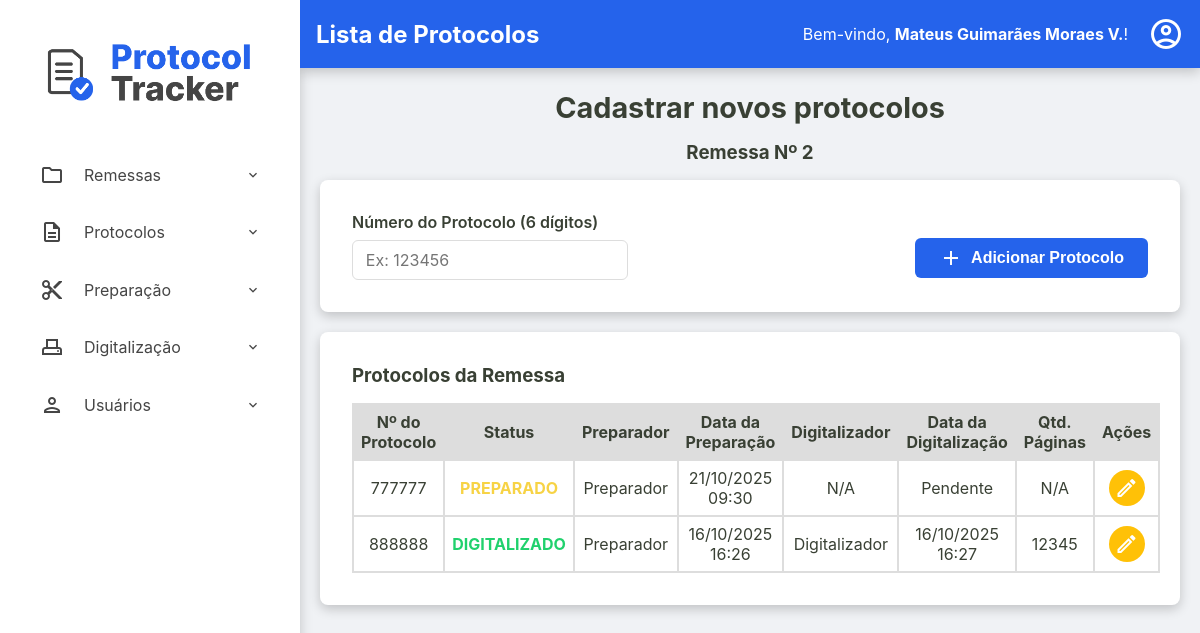
Before: /admin/remessas/protocolos?id=225e8e2f-121c-47b3-b249-c5a4c1f020b9 (signed in) with the older database file.
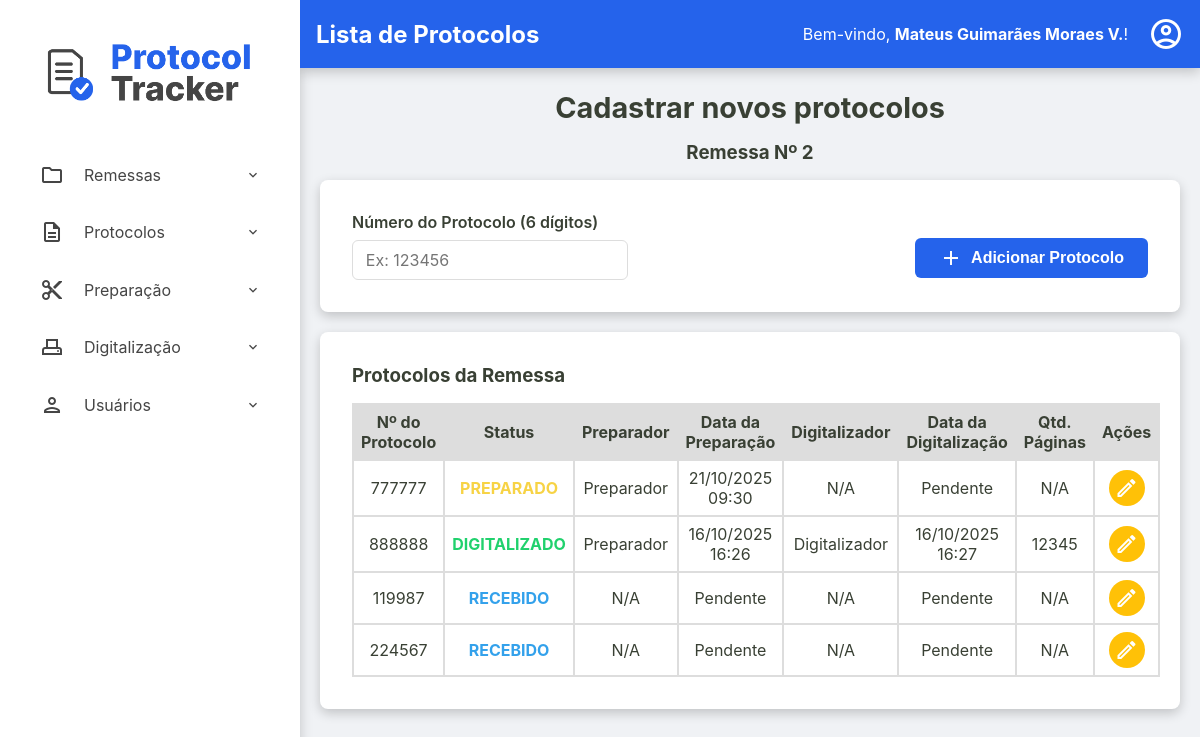
After: the same page with the newer database file.
### tables this page shows
CREATE TABLE protocolos (
    id TEXT PRIMARY KEY,
    id_remessa TEXT NOT NULL,
    numero_protocolo TEXT NOT NULL UNIQUE,
    data_preparacao TEXT NULL,
    id_preparador INTEGER NULL,
    data_digitalizacao TEXT NULL,
    id_digitalizador INTEGER NULL,
    status TEXT NOT NULL DEFAULT 'RECEBIDO',
    quantidade_paginas INTEGER NULL CHECK (quantidade_paginas >= 0),
    observacoes TEXT NULL,
    FOREIGN KEY (id_remessa) REFERENCES remessas (id),
    FOREIGN KEY (id_preparador) REFERENCES usuarios (id),
    FOREIGN KEY (id_digitalizador) REFERENCES usuarios (id)
  );

CREATE TABLE usuarios (
    id INTEGER PRIMARY KEY AUTOINCREMENT,
    nome TEXT NOT NULL,
    email TEXT NOT NULL UNIQUE,
    cpf TEXT NOT NULL UNIQUE,
    hash_senha TEXT NOT NULL,
    permissao TEXT NOT NULL,
    data_criacao TEXT NOT NULL DEFAULT CURRENT_TIMESTAMP,
    status INTEGER NOT NULL DEFAULT 1
  );

### src/Controller/Admin/RemessaController.php (called while the page is built, shortened)
<?php
class RemessaController
{
    public function exibirProtocolos(?string $id_remessa_param, ?string $erro = null)
    {
        try {
            $id_remessa = $id_remessa_param;
            $listaDePreparadores = $this->usuarioRepository->allByPermissao('preparador');
            $listaDeDigitalizadores = $this->usuarioRepository->allByPermissao('digitalizador');
            $listaProtocolos = $this->protocoloRepository->findByRemessa($id_remessa);
            require __DIR__ . '/../../../templates/admin/visualizar-protocolos.php';
        } catch (Exception $e) {
            $this->exibirRemessas($e->getMessage());
        }
    }
}

### src/Repository/ProtocoloRepository.php (called while the page is built, shortened)
<?php
class ProtocoloRepository implements ProtocoloRepositoryInterface
{
    private PDO $connection;
    public function __construct(PDO $connection)
    {
        $this->connection = $connection;
    }
    public function findByRemessa(string $id_remessa): array
    {
        $sqlQuery = "SELECT * FROM protocolos WHERE id_remessa = :id_remessa;";
        $stmt = $this->connection->prepare($sqlQuery);
        $stmt->bindValue(':id_remessa', $id_remessa);
        $stmt->execute();
        return $this->hidrataLista($stmt);
    }
    private function hidrataLista(PDOStatement $stmt): array
    {
        $listaDeProtocolos = [];
        while($dadosProtocolo = $stmt->fetch()){
            $listaDeProtocolos[] = Protocolo::fromArray($dadosProtocolo);
        }
        return $listaDeProtocolos;
    }
}

### src/Model/Protocolo.php (called while the page is built, shortened)
<?php
class Protocolo {
    public function getId(): ?string { return $this->id; }
    public function getNumeroProtocolo(): string { return $this->numero_protocolo; }
    public function getDataPreparacao(): ?DateTimeImmutable { return $this->data_preparacao; }
    public function getDataDigitalizacao(): ?DateTimeImmutable { return $this->data_digitalizacao; }
    public function getStatus(): string { return $this->status; }
    public function getQuantidadePaginas(): ?int { return $this->quantidade_paginas; }
    public static function fromArray(array $array): self
    {
        try {
            $data_preparacao = isset($array['data_preparacao']) ? new DateTimeImmutable($array['data_preparacao']) :  null;
            $data_digitalizacao = isset($array['data_digitalizacao']) ? new DateTimeImmutable($array['data_digitalizacao']) :  null;
        } catch (Exception $e) {
            throw new Exception("Falha ao criar data");
        }
        return new self(
            $array['id'],
            $array['id_remessa'],
            $array['numero_protocolo'],
            $data_preparacao,
            isset($array['id_preparador']) ? (int) $array['id_preparador'] : null,
            $data_digitalizacao,
            isset($array['id_digitalizador']) ? (int) $array['id_digitalizador'] : null,
            $array['status'],
            isset($array['quantidade_paginas']) ? (int) $array['quantidade_paginas'] : null,
            $array['observacoes'] ?? null,
        );
    }
}

### src/Repository/UsuarioRepository.php (called while the page is built, shortened)
<?php
class UsuarioRepository implements UsuarioRepositoryInterface
{
    private PDO $connection;
    public function __construct(PDO $connection)
    {
        $this->connection = $connection;
    }
    public function allByPermissao(string $permissao): array
    {
        $sqlQuery = "SELECT * FROM usuarios WHERE permissao = :permissao";
        $stmt = $this->connection->prepare($sqlQuery);
        $stmt->bindValue(':permissao', $permissao);
        $stmt->execute();
        return $this->hidrataLista($stmt);
    }
    private function hidrataLista(PDOStatement $stmt): array
    {
        $listaDeUsuarios = [];
        while($dadosUsuario = $stmt->fetch()){
            $listaDeUsuarios[] = Usuario::fromArray($dadosUsuario);
        }
        return $listaDeUsuarios;
    }
}

### src/Model/Usuario.php (called while the page is built, shortened)
<?php
class Usuario {
    public function getNome(): string { return $this->nome; }
    public static function fromArray(array $array): self
    {
        try {
            $data_criacao = isset($array['data_criacao']) ? new DateTimeImmutable($array['data_criacao']) : null;
        } catch (Exception $e) {
            throw new Exception("Falha ao criar data");
        }
        return new self(
            (int) $array['id'],
            $array['nome'],
            $array['email'],
            $array['cpf'],
            $array['hash_senha'],
            $array['permissao'],
            $data_criacao,
            (bool) $array['status']
        );
    }
}

### templates/admin/visualizar-protocolos.php (the view, shortened to what the changed rows need)
<?php require __DIR__ . '/../components/_header.php'; ?>
<h2>Cadastrar novos protocolos</h2>
<div class="container-principal-busca">
    <section class="listagem-container">
        <table id="tabela-protocolos" class="protocolos-table datatable-js">
            <thead>
                <tr>
                    <th>Nº do Protocolo</th>
                    <th>Status</th>
                    <th>Preparador</th>
                    <th>Data da Preparação</th>
                    <th>Digitalizador</th>
                    <th>Data da Digitalização</th>
                    <th>Qtd. Páginas</th>
                    <th class="acoes-header">Ações</th>
                </tr>
            </thead>
            <tbody>
                <?php
                    $fusoHorarioLocal = new DateTimeZone('America/Campo_Grande');
                ?>
                <?php foreach ($listaProtocolos as $protocolo): ?>
                    <tr>
                        <td><?= htmlspecialchars($protocolo->getNumeroProtocolo()) ?></td>
                        <td class="<?= htmlspecialchars($protocolo->getStatus()) ?>"><?= htmlspecialchars($protocolo->getStatus()) ?></td>
                        <td>
                            <?php
                                foreach ($listaDePreparadores as $preparador) {
                                    if($preparador->getId() === $protocolo->getIdPreparador()){
                                        $nomePreparador = $preparador->getNome();
                                        break;
                                    }
                                }
                                echo htmlspecialchars($nomePreparador ?? 'N/A');
                                $nomePreparador = 'N/A';
                            ?>
                        </td>
                        <td><?= $protocolo->getDataPreparacao() ? $protocolo->getDataPreparacao()->setTimezone($fusoHorarioLocal)->format('d/m/Y H:i') : 'Pendente' ?></td>
                        <td>
                            <?php
                                foreach ($listaDeDigitalizadores as $digitalizador) {
                                    if($digitalizador->getId() === $protocolo->getIdDigitalizador()){
                                        $nomeDigitalizador = $digitalizador->getNome();
                                        break;
                                    }
                                }
                                echo htmlspecialchars($nomeDigitalizador ?? 'N/A');
                                $nomeDigitalizador = 'N/A';
                            ?>
                        </td>
                        <td><?= $protocolo->getDataDigitalizacao() ? $protocolo->getDataDigitalizacao()->setTimezone($fusoHorarioLocal)->format('d/m/Y H:i') : 'Pendente' ?></td>
                        <td><?= htmlspecialchars($protocolo->getQuantidadePaginas() ?? 'N/A') ?></td>
                        <td class="acoes-cell">
                            <a href="/admin/remessas/editar-protocolo?id=<?= htmlspecialchars($protocolo->getId()) ?>" class="btn-acao btn-editar" title="Editar Protocolo">
                                <span class="material-icons-outlined">edit</span>
                            </a>
                        </td>
                    </tr>
                <?php endforeach; ?>
            </tbody>
        </table>
    </section>
</div>
<?php require __DIR__ . '/../components/_footer.php'; ?>

Changed rows visible on the page:
added protocolos: numero_protocolo "119987", status "RECEBIDO", nomePreparador "N/A", shows "Pendente", nomeDigitalizador "N/A", quantidade_paginas "N/A"
added protocolos: numero_protocolo "224567", status "RECEBIDO", nomePreparador "N/A", shows "Pendente", nomeDigitalizador "N/A", quantidade_paginas "N/A"
